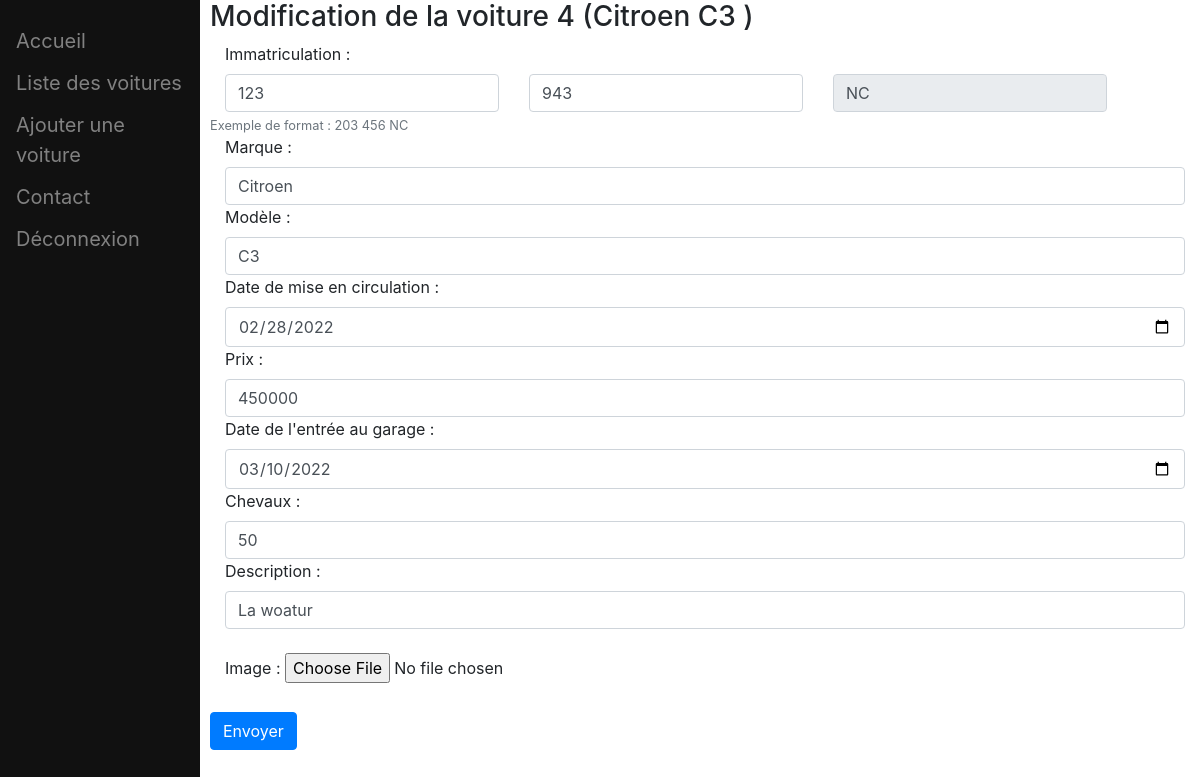
Page /admin-panel/modif-voiture.php?id=4 (signed in) on the committed database.
### tables this page shows
CREATE TABLE IF NOT EXISTS `voiture` (
  `id` int(11) NOT NULL AUTO_INCREMENT,
  `immatriculation` varchar(30) NOT NULL,
  `marque` varchar(20) NOT NULL,
  `modele` varchar(20) NOT NULL,
  `dateMEC` date NOT NULL,
  `prix` varchar(255) NOT NULL,
  `dateEntreeGarage` date NOT NULL,
  `nbChevaux` varchar(10) NOT NULL,
  `description` varchar(255) NOT NULL,
  `dateAjout` datetime DEFAULT NULL,
  PRIMARY KEY (`id`)
);

### admin-panel/modif-voiture.php (the view, shortened to what this page needs)
<?php
if (isset($_SESSION['login'])) {
?>
<html>
<head>
    <link rel="stylesheet" href="../css/dashboard_style.css">
    <link rel="stylesheet" href="https://cdn.jsdelivr.net/npm/bootstrap@4.0.0/dist/css/bootstrap.min.css">
</head>
<body>
    <?php include("../blocs/navbar.html");
	if (isset($_GET['id'])) {
		include("../dbConnexion.php");
		$req = $conn->prepare("SELECT * from voiture where id = :id");
		$req->bindParam(":id",$_GET['id'], PDO::PARAM_INT);
		$req->execute();
		$resultat = $req->fetch(PDO::FETCH_ASSOC);
		if (!empty($resultat)) {
		?>
		<div style="margin-left:210px">
			<form action="Traitement.php" method="POST">
				<h3> Modification de la voiture <?php echo($_GET['id'] ." ("  . $resultat['marque'] . " " .$resultat['modele'] . " )"  )    ?></h3>
				<div class="col-auto">
				<label for="immatriculation" class="form-label">Immatriculation : </label>
				<div class="row">
					<div class="col-auto">
						<input type="text" name="immatriculation-1" style="width:auto" class="form-control" value="<?php echo(substr($resultat['immatriculation'],0,3)) ?>" minlength="3" maxlength="3" pattern="[0-9]+" required >
					</div>
					<div class="col-auto">
						<input type="text" name="immatriculation-2" style="width:auto" class="form-control" value="<?php echo(substr($resultat['immatriculation'],4,3)) ?>" minlength="3" maxlength="3" pattern="[0-9]+" required>
					</div>
					<div class="col-auto">
						<input type="text" name="immatriculation-3" style="width:auto"class="form-control" placeholder="NC" value="<?php echo(substr($resultat['immatriculation'],-2)) ?>" pattern="NC" required readonly aria-describedby="immaHelp">
					</div>
					<small id="passwordHelpBlock" class="form-text text-muted">
						Exemple de format : 203 456 NC
					</small>
					</div>
				</div>
				<div class="col-auto">
					<label for="marque">Marque : </label>
					<input type="text" name="marque" class="form-control" value="<?php echo($resultat['marque'])?>" placeholder="<?php echo($resultat['marque']) ?>" required>
				</div>
				<div class="col-auto">
					<label for="immatriculation">Modèle : </label>
					<input type="text" name="modele" class="form-control" value="<?php echo($resultat['modele'])?>" placeholder="<?php echo($resultat['modele']) ?>" required>
				</div>
				<div class="col-auto">
					<label for="dateMEC">Date de mise en circulation : </label>
					<input type="date" name="dateMEC" class="form-control" value="<?php echo($resultat['dateMEC'])?>" placeholder="<?php echo($resultat['dateMEC']) ?>" required>
				</div>
				<div class="col-auto">
					<label for="immatriculation">Prix : </label>
					<input type="text" name="prix" class="form-control" value="<?php echo($resultat['prix'])?>" placeholder="<?php echo($resultat['prix']) ?>" required>
				</div>
				<div class="col-auto">
					<label for="dateEntreeGarage">Date de l'entrée au garage : </label>
					<input type="date" name="dateEntreeGarage" class="form-control" value="<?php echo($resultat['dateEntreeGarage'])?>" placeholder="<?php echo($resultat['dateEntreeGarage']) ?>" required>
				</div>
				<div class="col-auto">
					<label for="nbChevaux">Chevaux : </label>
					<input type="text" name="nbChevaux" class="form-control" value="<?php echo($resultat['nbChevaux'])?>" placeholder="<?php echo($resultat['nbChevaux']) ?>" required>
				</div>
				<div class="col-auto">
					<label for="description" class="form-label" >Description : </label>
					<input type="text" name="description" class="form-control" value="<?php echo($resultat['description'])?>" placeholder="<?php echo($resultat['description']) ?>" required>
				</div>
				<br>
				<div class="col-auto">
					<label for="image" class="form-label">Image : </label>
					<input type="file" id="images" name="images" accept=".jpg,.jpeg,.png">
				</div>
				<br>
				<div class="text-left">
					<input type="submit" class="btn btn-primary" value="Envoyer">
				</div>
			</form>
		</div>
		<?php
		} else {
			echo("<h1 class='text-center'> Aucune voiture trouvée avec l'id " . $_GET['id']);
		}
		?>
	<?php } ?>
</body>
</html>
<?php
}
else {
	die(header("Location:admin-login.php?error=true&reason=session"));
}
?>

### css/dashboard_style.css (style rules this page uses)
.sidenav { height: 100%; width: 200px; position: fixed; z-index: 1; top: 0; left: 0; background-color: #111; overflow-x: hidden; padding-top: 20px; }
.sidenav a { padding: 6px 8px 6px 16px; text-decoration: none; font-size: 20px; color: #818181; display: block; }

### rows in the picture
voiture: marque "Citroen", modele "C3", immatriculation-1 "123", immatriculation-2 "943", immatriculation-3 "NC", dateMEC "02/28/2022", prix "450000", dateEntreeGarage "03/10/2022", nbChevaux "50", description "La woatur"

### other values in the picture
$_GET['id'] "4"
